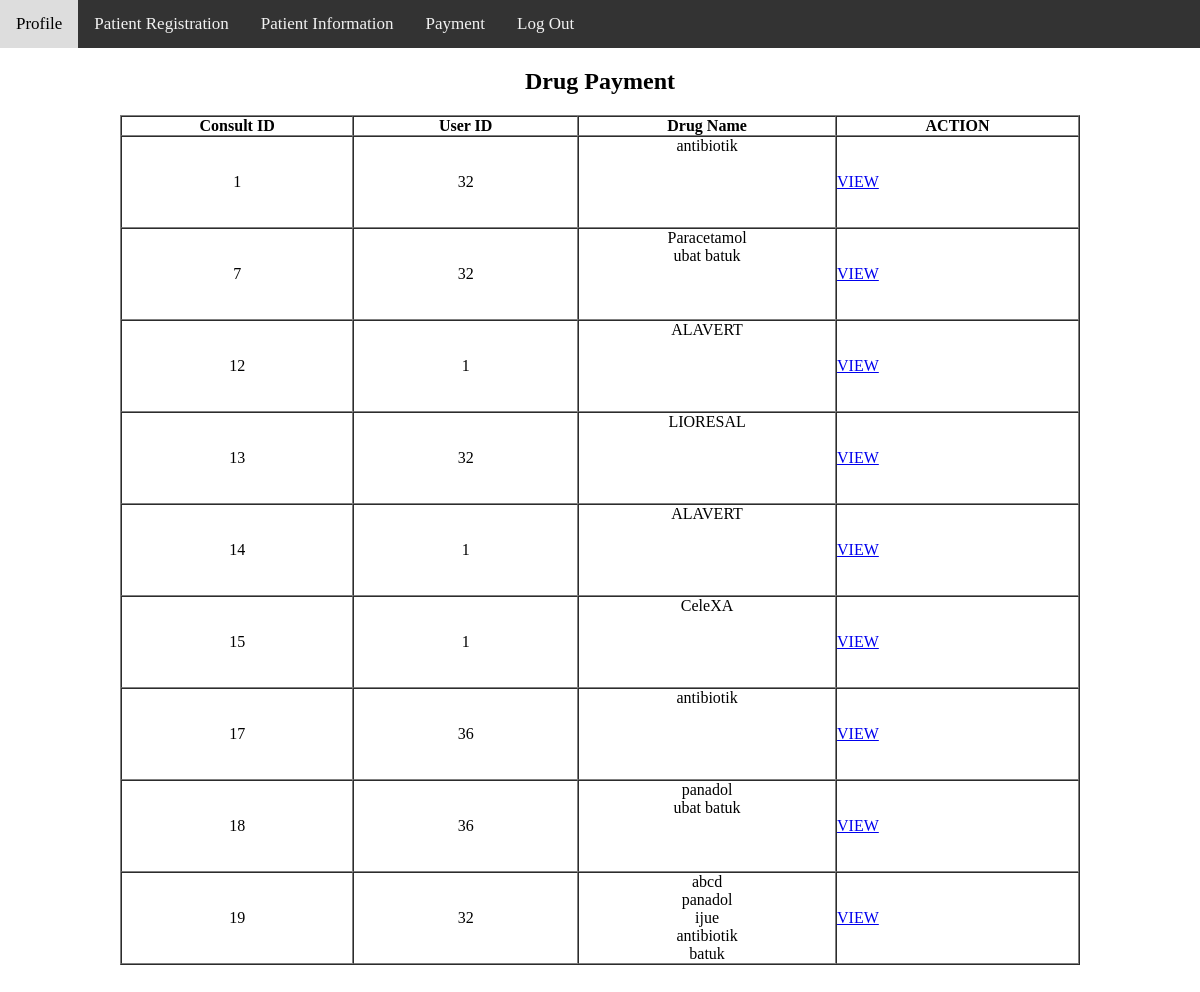
The app's page /nurse/payment.php (signed in) with its own data.
### tables this page shows
CREATE TABLE `consultation` (
  `consult_id` int(20) NOT NULL,
  `disease` varchar(20) NOT NULL,
  `drug` varchar(200) NOT NULL,
  `drug2` varchar(100) NOT NULL,
  `drug3` varchar(100) NOT NULL,
  `drug4` varchar(100) NOT NULL,
  `drug5` varchar(100) NOT NULL,
  `id` int(20) NOT NULL
);

### nurse/payment.php (the view, shortened to what this page needs)
 <div class="topnav" id="myTopnav">
 <a href="dashboard2.php">Profile</a>
  <a href="register_patient.php">Patient Registration</a>
   <a href="patient_list.php">Patient Information</a>
   <a href="payment.php">Payment</a>
  <a href="../logout.php">Log Out</a>
</div>
<?php
 $result = mysql_query("SELECT * FROM consultation ");
?>
<div class="wrapper row3">
  <div class="rnd">
    <div id="container" class="clear">
      <center><h2>Drug Payment</h2><center>
           <table cellpadding="0" cellspacing="0" border="1" class="stdtable" id="dyntable" width="80%">
                <thead>
                    <tr>
                        <th class="head1" style="width: 5%;">Consult ID</th>
						 <th class="head1" style="width:5%;">User ID</th>
                        <th class="head1" style="width:5%;">Drug Name</th>
						<th class="head1" style="width: 5%;">ACTION</th>
                    </tr>
                </thead>
                <tbody>
                    <?php
                    while($db_field = mysql_fetch_array($result)) {?>
                    <tr class="gradeA">
						<td align="center"><?php echo $db_field['consult_id']; ?></td>
                        <td align="center"><?php echo $db_field['id']; ?></td>
						<td align="center"><?php echo $db_field['drug'];echo "<br>"; ?><?php  echo $db_field['drug2']; echo "<br>";?><?php echo $db_field['drug3']; echo "<br>"; ?><?php echo $db_field['drug4']; echo "<br>"; ?><?php echo $db_field['drug5']; echo "<br>";?></td>
						<td><a href="calculation.php">VIEW</td>
                    </tr>
                    <?php } ?>
                </tbody>
            </table>
      <p>&nbsp;</p>
    </div>
  </div>
</div>

### nurse/payment.php (style rules this page uses)
.topnav { overflow: hidden; background-color: #333; }
.topnav a { float: left; display: block; color: #f2f2f2; text-align: center; padding: 14px 16px; text-decoration: none; font-size: 17px; }

### records on screen
consultation: consult_id "1", id "32", drug "antibiotik"
consultation: consult_id "7", id "32", drug "Paracetamol", drug2 "ubat batuk"
consultation: consult_id "12", id "1", drug "ALAVERT"
consultation: consult_id "13", id "32", drug "LIORESAL"
consultation: consult_id "14", id "1", drug "ALAVERT"
consultation: consult_id "15", id "1", drug "CeleXA"
consultation: consult_id "17", id "36", drug "antibiotik"
consultation: consult_id "18", id "36", drug "panadol", drug2 "ubat batuk"
consultation: consult_id "19", id "32", drug "abcd", drug2 "panadol", drug3 "ijue", drug4 "antibiotik", drug5 "batuk"
